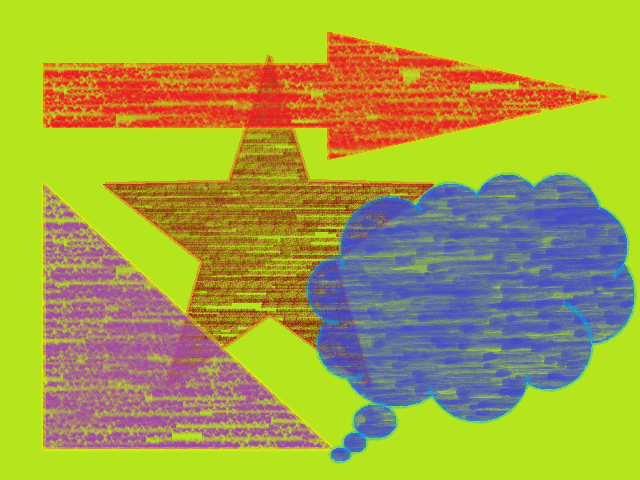
#> input picture Example/pic1.png, 640 x 480 px, found by its file name
$ python Example.py
#> lines starting #> are read from the running program, lines starting #| are printed output that depends on the picture
### imageSidebySideviewer.py
'''
COPYRIGHT © 2020 JeremyCC, Github

Distribution is allowed under License
"GNU General Public License v3.0"

'''

import matplotlib.pyplot as plt
import numpy as np
import copy
import time
import gc
import multiprocessing
__version__ ='1.0.1'

class comparer(object):

    def defcolormapping(self, colormapping=None):
        if colormapping is not None:
            '''Self define value color mapping: input=pixel color output=plt color code'''
            self.wcolor = colormapping
        else:
            '''Default value color mapping function'''

            # [34 lines left out: function mycolor, not called in this run]

            self.wcolor = mycolor

    # [914 lines left out: functions showvalue, modifyshowvalue, changesize, params2, zoom, dragstart and 7 more, not called in this run]

    def __call__(self, images, name=None, contrastminmax=None, mode=0, showhelp=True, colormapping=None):
        self.help = showhelp
        self.defcolormapping(colormapping)
        if showhelp:
            mainfig, mainax = plt.subplots()
            mainax.axis("off")

            mainfig.gca().invert_yaxis()
            mainax.text(0.05, 0.1, "*Single click and hold the left button to drag the image", fontsize=12)
            mainax.text(0.05, 0.2, "*Double press left button: Cursor Lock/Unlock", fontsize=12)
            mainax.text(0.05, 0.3, "*Press right button: Image difference mode (select two images)", fontsize=12)
            mainax.text(0.05, 0.4, "*Scroll the mouse wheel to zoom in/out", fontsize=12)
            mainax.text(0.05, 0.5, "*Single click the mouse wheel to show pixel value", fontsize=12)
            mainax.text(0.05, 0.55, " (might take a few seconds)", fontsize=12)
            mainax.text(0.05, 0.65, "*Single click and hold the mouse wheel to back", fontsize=12)
            mainax.text(0.05, 0.7, " to original size", fontsize=12)

            mainax.text(0.05, 0.8, "--------------------------------------------------------------")
            mainax.text(0.05, 0.95, "--------------------------------------------------------------")

            self.statetext2 = mainax.text(0.05, 0.925, "", fontsize=10, color='b')
            self.stateax = mainax

        if len(images) == 1:
            mode = 0
        self.mode = mode
        if name is None:
            name = ['fig_' + str(i) for i in range(len(images))]

        if len(name) < len(images):
            for i in range(len(images)):
                if i >= len(name):
                    name.append('fig_' + str(i))

        if contrastminmax is None:
            contrastminmax = [None for k in range(len(images))]

        if len(contrastminmax) < len(images):

            for i in range(len(images)):
                if i >= len(contrastminmax):
                    contrastminmax.append(None)

        self.picnum = len(images)
        self.backgroundcache = []

        self.figall = []
        self.axall = []
        self.image = []
        self.shape = []
        self.lxall = []
        self.lyall = []
        self.figsize = []
        self.fontsize = []
        self.fontsizeoriginal = []
        if mode == 1:
            h = int((len(images)) ** 0.5)
            w = int(np.ceil(len(images) / h))
            fig, axall = plt.subplots(h, w)
            self.axgrid = [h, w]

        for idx, im in enumerate(images):
            if mode == 0:
                fig, ax = plt.subplots()


            elif mode == 1:
                if h == 1:
                    ax = axall[idx]
                else:
                    ax = axall[idx // w][idx - w * (idx // w)]
            else:
                raise Exception
            self.figall.append(fig)
            ax.title.set_text(name[idx])
            self.axall.append(ax)
            self.image.append(im)
            self.shape.append(im.shape)

            if im.shape[-1] == 3:
                if contrastminmax[idx] is None:
                    ax.imshow(im)
                else:
                    print("***** Showing Image id:{}  'Min/Max bounding  is not supported for color image'".format(idx))
                    ax.imshow(im)
            else:
                if contrastminmax[idx] is None:
                    ax.imshow(im, cmap='gray')
                else:
                    ax.imshow(im, cmap='gray', vmin=contrastminmax[idx][0], vmax=contrastminmax[idx][1])
            fig.canvas.draw()
            self.backgroundcache.append(ax.figure.canvas.copy_from_bbox(ax.bbox))
            self.figsize.append([fig.get_figheight(), fig.get_figwidth()])
            fontsize = 8 if im.dtype == np.float32 or im.dtype == np.float64 else 10
            if mode == 0:
                self.fontsizeoriginal.append(fontsize)
            fontsize = fontsize * fig.get_figwidth() / 7.0

            if mode == 1:
                fontsize /= self.axgrid[1]
                self.fontsizeoriginal.append(fontsize)

            self.fontsize.append(fontsize)
            self.lxall.append(ax.axhline(color='r', alpha=0.5))  # the horiz line
            self.lyall.append(ax.axvline(color='r', alpha=0.5))  # the vert line

        self.dragprocessing = False
        h = self.shape[0][0]
        w = self.shape[0][1]

        limit = min(h, w)
        c = 0
        while (True):
            limit /= 2
            c += 1

            if limit < 12:
                break
        self.scrolllimit = copy.copy(c)
        self.wait = False
        self.limit = [w, h]
        self.scroll = 0
        self.cursor_lock = False
        self.cursorxy = [0, 0]
        self.diff = []
        self.extraax = []
        self.zoomstate = 'max'
        self.last = [0, w - 1, 0, h - 1]
        self.dragstate = 'stop'
        self.forcezoom = False
        if self.help:
            self.statetext = mainax.text(0.05, 0.875, "Present state: Zoom-in state " + str(self.scroll) + "/" + str(
                self.scrolllimit), fontsize=16, color='b')

        for fig in self.figall:
            fig.canvas.mpl_connect('scroll_event', self.zoom)
            fig.canvas.mpl_connect('button_press_event', self.dragstart)
            fig.canvas.mpl_connect('button_release_event', self.release)
            fig.canvas.mpl_connect('motion_notify_event', self.drag)
            fig.canvas.mpl_connect('button_press_event', self.press)
            fig.canvas.mpl_connect('resize_event', self.Resize)

        plt.show()


def func(images, name, contrastminmax, mode, showhelp, colormapping):
    newobj = comparer()
    newobj(images, name, contrastminmax, mode, showhelp, colormapping)


def compare(images, name=None, contrastminmax=None, mode=0, showhelp=True, colormapping=None):
    process = multiprocessing.Process(target=func, args=(images, name, contrastminmax, mode, showhelp, colormapping))
    process.start()

### Example.py
'''
COPYRIGHT © 2020 JeremyCC, Github

Distribution is allowed under License
"GNU General Public License v3.0"

'''


import matplotlib.pyplot as plt
import imageSidebySideviewer


if __name__=='__main__':
    print(imageSidebySideviewer.__version__)
    imagenow = plt.imread('Example\\pic1.png')
#> imagenow is the input picture: shape (480, 640, 3) float32; mean R, G, B 0.644, 0.653, 0.263
    imagenow2 = plt.imread('Example\\pic2.png')
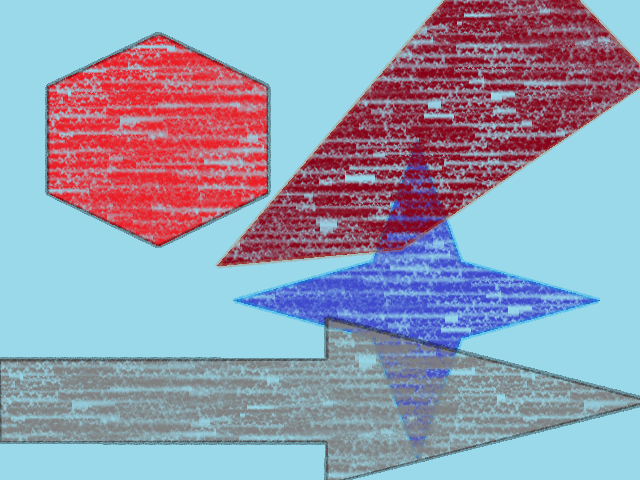
#> input picture Example/pic2.png, 640 x 480 px, found by its file name
#> imagenow2 is the input picture: shape (480, 640, 3) float32; mean R, G, B 0.582, 0.614, 0.693

    imageSidebySideviewer.compare([imagenow,imagenow2],name=['Fig1','Fig2'],contrastminmax=[[0,125]],mode=0,colormapping=None,showhelp=True)
#> in __call__, `plt.show()`:
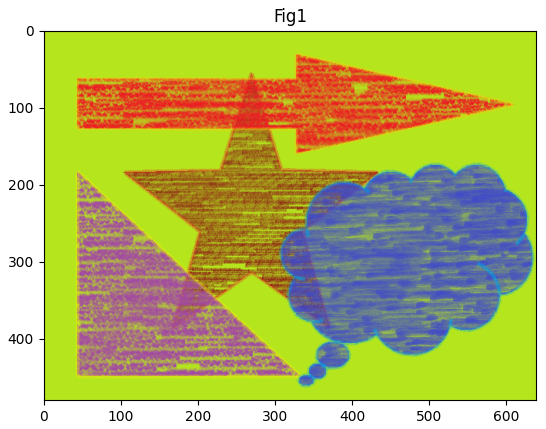
#> figure drawn by matplotlib, 1 panel
#> in __call__, `plt.show()`:
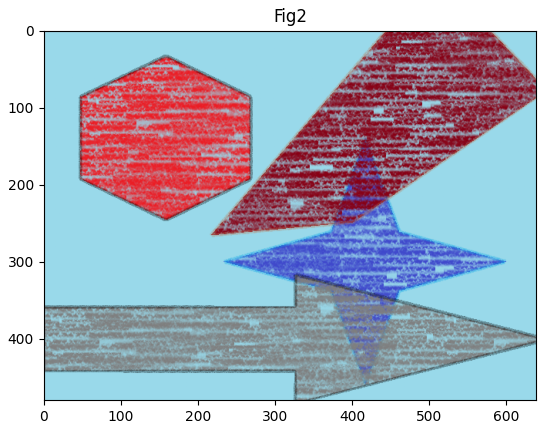
#> figure drawn by matplotlib, 1 panel

    '''
    mode 0: show all images separately
    mode 1: show all the images on a single window, will be slower under this mode
    '''
